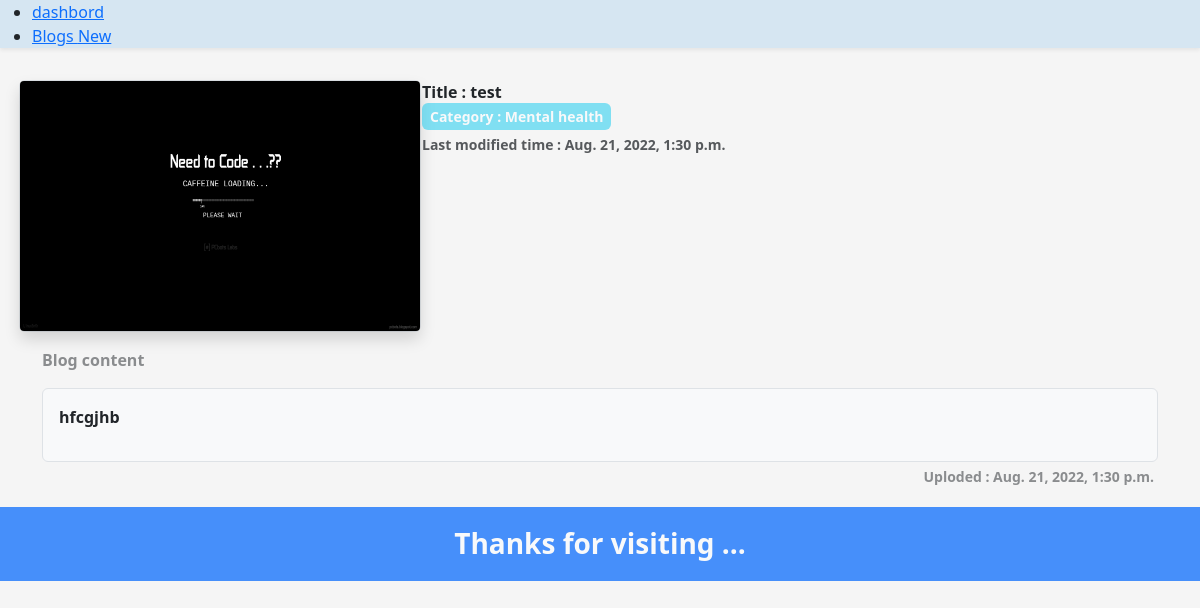
The page /blog_view/test on the database its author committed.
### hospital/models.py (models this page shows, shortened)
class BlogModel(models.Model):
    user = models.ForeignKey(User, on_delete=models.CASCADE)
    title = models.CharField(max_length=200)
    slug = AutoSlugField(max_length=200, unique=True, populate_from='title', editable=True)
    summary = models.CharField(max_length=200)
    blog_image = models.ImageField(upload_to='media', blank=True)
    content = models.TextField()
    modified_at = models.DateTimeField(auto_now_add=True)
    updated_at = models.DateTimeField(auto_now=True)
    is_draft = models.BooleanField(default=False)
    is_published = models.BooleanField(default=True)
    MENTALHEALTH = 'MH'
    COVID19 = 'C19'
    HEARTDISEASE = 'HD'
    IMMUNIZATION = 'IM'
    choices = [
        (MENTALHEALTH , 'Mental health'),
        (COVID19 , 'Covid19'),
        (HEARTDISEASE , 'Heart Disease'),
        (IMMUNIZATION , 'Immunization'),
    ]
    category = models.CharField(max_length=200, choices=choices)

### hospital/views.py (the view)
# urls.py: path('blog_view/<slug:slug>', views.blog_view, name='blog_view'),
def blog_view(request,slug):
    user = request.user
    data_blog = BlogModel.objects.get(slug=slug)
    return render(request, 'hospital/blog.html', {'data_blog': data_blog})

### hospital/templates/hospital/blog.html (shortened to what this page needs)
{% extends 'hospital/base.html' %}
    {% block content %}
    <div class="container">
        <div class="row mt-3">
            <div class="col-md-4 d-flex justify-content-center mt-3">
                <div class="">
                        <div class="rounded border picture rounded ">
                                <img src="{{data_blog.blog_image.url}}" style="height: 250px;width: 400px; top:50%" class="shadow img-cover rounded-1" alt="">
                        </div>
                </div>
        </div>
        <div class="col-md-5 mt-3">
                <div class="">
                        <div class="">
                                <p class="m-0 "><strong>Title : </strong><b> {{ data_blog.title}}<b></p>
                                <small class = "bg-info bg-opacity-50 rounded ps-2 pe-2 pt-1 pb-1 hospital-1 mt-1 text-light" ><strong>Category : </strong> {{ data_blog.get_category_display }}</small>
                                <p class="mt-1 opacity-75"><small>Last modified time : {{data_blog.updated_at}}</small></p>
                        </div>
                </div>
        </div>
        </div>
        <div class="row mt-3">
            <div class="col-md-12">
                <p class="opacity-50 "> <strong>Blog content</strong></p>
                <div class=" border  p-3 rounded bg-light uk-box-shadow-medium">
                    <p>{{ data_blog.content }}</p>
                </div>
                <small class="float-end opacity-50 m-1">Uploded : {{data_blog.updated_at}}</small>
            </div>
        </div>
    </div>
    {% endblock %}

### rows shown on the page
BlogModel: blog_image (picture), title "test", category "Mental health", updated_at "Aug. 21, 2022, 1:30 p.m.", content "hfcgjhb"
